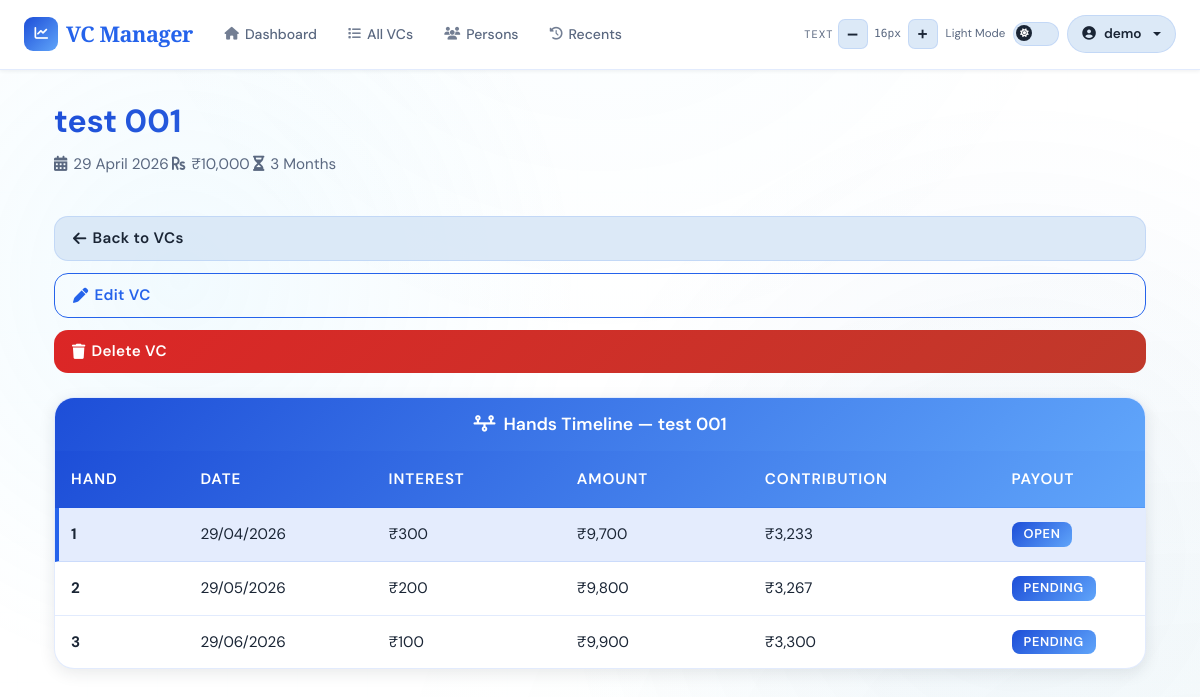
Before: /vc/6 (signed in) with the older database file.
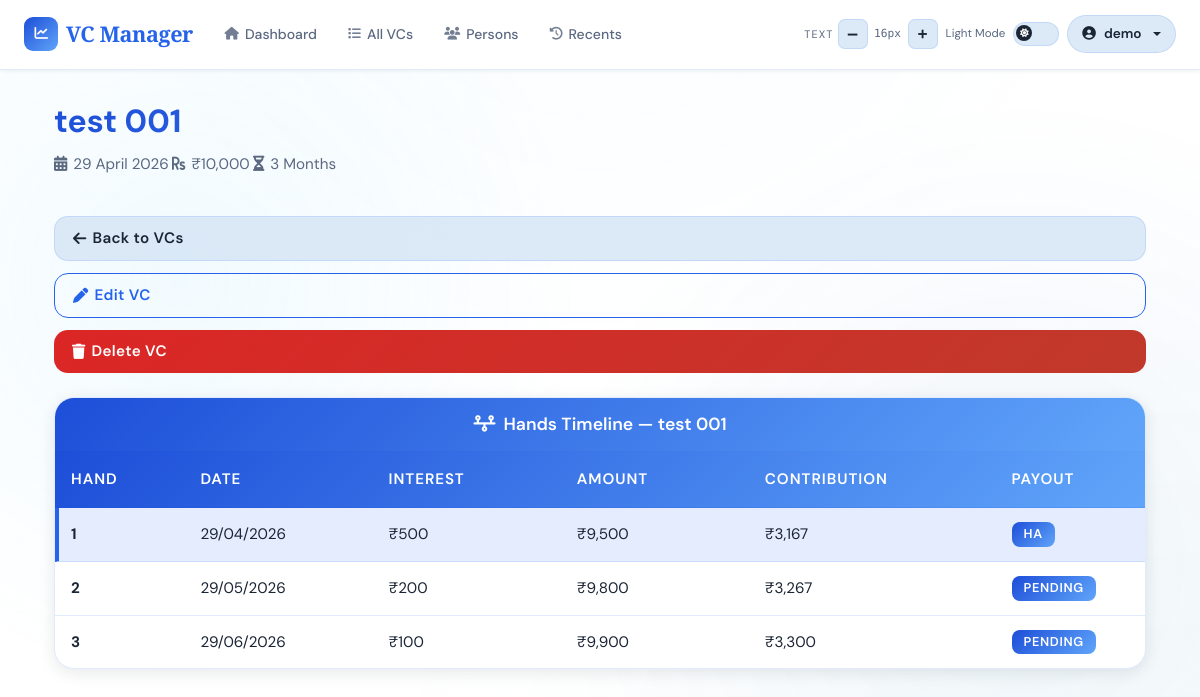
After: the same page with the newer database file.
### app/models/vc.py (models this page shows, shortened)
class VCHand(db.Model):
    __tablename__ = 'vc_hands'
    id                  = db.Column(db.Integer, primary_key=True)
    vc_id               = db.Column(db.Integer, db.ForeignKey('vcs.id'), nullable=False, index=True)
    hand_number         = db.Column(db.Integer, nullable=False)
    date                = db.Column(db.DateTime, nullable=False)
    contribution_amount = db.Column(db.Float, nullable=False)
    balance             = db.Column(db.Float, nullable=False)
    self_half_option    = db.Column(db.String(10), default='self')
    is_active           = db.Column(db.Boolean, default=False)
    created_at          = db.Column(db.DateTime, default=datetime.utcnow)
    hand_distributions = db.relationship('HandDistribution', backref='vc_hand', lazy=True, cascade='all, delete-orphan')
    contributions      = db.relationship('Contribution',     backref='vc_hand', lazy=True, cascade='all, delete-orphan')
    @property
    def total_paid(self):
        return sum(d.amount for d in self.hand_distributions)
    @property
    def winner_short_name(self):
        if not self.hand_distributions:
            return None
        names = []
        for d in self.hand_distributions:
            names.append("Operator" if d.is_operator_taken else d.person.short_name)
        return ", ".join(names)
    @property
    def projected_payout(self):
        steps_from_end   = self.vc.tenure - self.hand_number + 1
        deduction_amount = self.vc.amount * (self.vc.min_interest / 100)
        return self.vc.amount - (steps_from_end * deduction_amount)

class VC(db.Model):
    __tablename__ = 'vcs'
    id           = db.Column(db.Integer, primary_key=True)
    user_id      = db.Column(db.Integer, db.ForeignKey('users.id'), nullable=False, index=True)
    vc_number    = db.Column(db.Integer, unique=True, nullable=False)
    name         = db.Column(db.String(100), nullable=False)
    start_date   = db.Column(db.DateTime, nullable=False, default=lambda: datetime.now(timezone.utc))
    amount       = db.Column(db.Float, nullable=False)
    tenure       = db.Column(db.Integer, nullable=False)
    current_hand = db.Column(db.Integer, default=1)
    narration    = db.Column(db.Text)
    status       = db.Column(db.Enum(PaymentStatus, native_enum=False), default=PaymentStatus.PENDING)
    min_interest = db.Column(db.Float, nullable=False, default=0.0)
    created_at   = db.Column(db.DateTime, default=lambda: datetime.now(timezone.utc))
    updated_at   = db.Column(db.DateTime, default=lambda: datetime.now(timezone.utc),
                             onupdate=lambda: datetime.now(timezone.utc))
    is_deleted   = db.Column(db.Boolean, nullable=False, default=False)
    hands          = db.relationship('VCHand',      backref='vc', lazy=True, cascade='all, delete-orphan')
    payments       = db.relationship('Payment',     backref='vc', lazy=True, cascade='all, delete-orphan')
    ledger_entries = db.relationship('LedgerEntry', back_populates='vc', lazy=True)
    members        = db.relationship('Person', secondary=vc_members, backref='vcs')
    @property
    def total_slots(self):
        result = db.session.execute(
            db.select(db.func.sum(vc_members.c.slots))
            .where(vc_members.c.vc_id == self.id)
        ).scalar()
        return int(result or 0)

class HandDistribution(db.Model):
    __tablename__ = 'hand_distributions'
    id                = db.Column(db.Integer, primary_key=True)
    hand_id           = db.Column(db.Integer, db.ForeignKey('vc_hands.id'), nullable=False, index=True)
    person_id         = db.Column(db.Integer, db.ForeignKey('persons.id'), nullable=True, index=True)
    amount            = db.Column(db.Float, nullable=False)
    narration         = db.Column(db.Text)
    payment_date      = db.Column(db.DateTime, nullable=False, default=datetime.utcnow)
    is_operator_taken = db.Column(db.Boolean, nullable=False, default=False)
    is_vc_money_taken = db.Column(db.Boolean, default=False)
    created_at        = db.Column(db.DateTime, default=datetime.utcnow)
    person = db.relationship('Person', backref='hand_distributions')

### app/models/person.py (models this page shows, shortened)
class Person(db.Model):
    __tablename__ = 'persons'
    id = db.Column(db.Integer, primary_key=True)
    user_id = db.Column(db.Integer, db.ForeignKey('users.id'), nullable=False, index=True)
    name = db.Column(db.String(80), nullable=False)
    short_name = db.Column(db.String(20), nullable=False)
    phone = db.Column(db.String(20), nullable=True)
    phone2 = db.Column(db.String(20), nullable=True)
    opening_balance = db.Column(db.Float, default=0.0, nullable=True)
    created_at = db.Column(db.DateTime, default=datetime.utcnow)
    __table_args__ = (
        db.UniqueConstraint('user_id', 'name',       name='uq_person_user_name'),
        db.UniqueConstraint('user_id', 'short_name', name='uq_person_user_short_name'),
    )
    payments = db.relationship(
        'Payment',
        backref='person',
        cascade='all, delete-orphan',
        passive_deletes=True
    )
    ledger_entries = db.relationship(
        'LedgerEntry',
        back_populates='person',
        cascade='all, delete-orphan'
    )
    transactions = db.relationship(
        'Transaction',
        back_populates='person',
        cascade='all, delete-orphan'
    )

### app/routes/vc.py (the view)
@vc_bp.route('/<int:id>')
@login_required
def view_vc(id):
    vc = VC.query.filter_by(id=id, user_id=current_user.id).first_or_404()
    hands = VCHand.query.filter_by(vc_id=id).order_by(VCHand.hand_number).all()
    csrf_form = FlaskForm()
    return render_template('vc/view.html', vc=vc, hands=hands, form=csrf_form)

### templates/vc/view.html (shortened to what the changed rows need)
{% extends "base.html" %}
{% block content %}
<div class="container-fluid">
    <div class="row mb-1">
        <div class="col-12">
            <div class="d-flex justify-content-between align-items-start flex-wrap gap-4">
                <div class="vc-header">
                    <h1 class="vc-title">{{ vc.name }}</h1>
                    <div class="vc-meta">
                        <span><i class="fas fa-calendar-alt"></i>{{ vc.start_date.strftime('%d %B %Y') }}</span>
                        <span><i class="fas fa-rupee-sign"></i>₹{{ "%.0f"|format(vc.amount)|indian_comma }}</span>
                        <span><i class="fas fa-hourglass-half"></i>{{ vc.tenure }} Months</span>
                    </div>
                </div>
            </div>
        </div>
    </div>
    <div class="row">
        <div class="col-12">
            <div class="hand-timeline">
                <div class="card-header">
                    <h5><i class="fas fa-timeline"></i>Hands Timeline — {{ vc.name }}</h5>
                </div>
                {% for hand in hands %}
                <div class="hand-row {{ 'active' if hand.hand_number == vc.current_hand else '' }}"
                     onclick="location.href='{{ url_for('vc.view_hand_distribution', vc_id=vc.id, hand_number=hand.hand_number) }}'">
                    <div style="flex:1" data-label="Hand"><strong>{{ hand.hand_number }}</strong></div>
                    <div style="flex:1.5" data-label="Date">{{ hand.date.strftime('%d/%m/%Y') }}</div>
                    <div style="flex:1.5" data-label="Interest">
                        {% if hand.hand_distributions %}
                            ₹{{ "%.0f"|format(vc.amount - hand.total_paid)|indian_comma }}
                        {% else %}
                            ₹{{ "%.0f"|format(vc.amount - hand.projected_payout)|indian_comma }}
                        {% endif %}
                    </div>
                    <div style="flex:1.5" data-label="Amount">
                        {% if hand.hand_distributions %}
                            ₹{{ "%.0f"|format(hand.total_paid)|indian_comma }}
                        {% else %}
                            ₹{{ "%.0f"|format(hand.projected_payout)|indian_comma }}
                        {% endif %}
                    </div>
                    <div style="flex:2" data-label="Contribution/Hand">
                        {% if hand.hand_distributions %}
                            ₹{{ "%.0f"|format(hand.total_paid / vc.total_slots if vc.total_slots else 0)|indian_comma }}
                        {% else %}
                            ₹{{ "%.0f"|format(hand.projected_payout / vc.total_slots)|indian_comma }}
                        {% endif %}
                    </div>
                    <div style="flex:1" data-label="Payout">
                        {% if hand.winner_short_name %}
                            <span class="badge">{{ hand.winner_short_name }}</span>
                        {% else %}
                            <span class="badge {{ 'bg-success' if hand.hand_number == vc.current_hand else 'bg-secondary' }}">
                                {{ 'Open' if hand.hand_number == vc.current_hand else 'Pending' }}
                            </span>
                        {% endif %}
                    </div>
                </div>
                {% endfor %}
            </div>
        </div>
    </div>
</div>
{% endblock %}

Changed rows visible on the page:
shown differently, row unchanged: VC "test 001": amount.amount (not shown) → "500"; amount+tenure+min_interest "300" → (not shown); tenure+amount+min_interest "9,700" → (not shown); tenure+amount+min_interest "3,233" → (not shown)
shown differently, row unchanged: VCHand (number 1 of 3 on the later page): winner_short_name (not shown) → "HA"; hand_number.current_hand "OPEN" → (not shown)
added HandDistribution: amount "9,500", amount "3,167"
